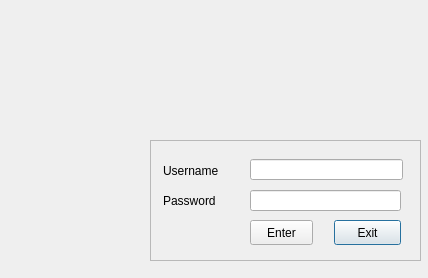
<?xml version="1.0" encoding="UTF-8"?>
<ui version="4.0">
 <class>LoginDialog</class>
 <widget class="QDialog" name="LoginDialog">
  <property name="windowModality">
   <enum>Qt::ApplicationModal</enum>
  </property>
  <property name="geometry">
   <rect>
    <x>0</x>
    <y>0</y>
    <width>428</width>
    <height>278</height>
   </rect>
  </property>
  <property name="windowTitle">
   <string>Angadi Login</string>
  </property>
  <property name="modal">
   <bool>true</bool>
  </property>
  <widget class="QFrame" name="frame">
   <property name="geometry">
    <rect>
     <x>150</x>
     <y>140</y>
     <width>271</width>
     <height>121</height>
    </rect>
   </property>
   <property name="frameShape">
    <enum>QFrame::StyledPanel</enum>
   </property>
   <property name="frameShadow">
    <enum>QFrame::Raised</enum>
   </property>
   <widget class="QLabel" name="label">
    <property name="geometry">
     <rect>
      <x>13</x>
      <y>21</y>
      <width>71</width>
      <height>20</height>
     </rect>
    </property>
    <property name="text">
     <string>Username</string>
    </property>
   </widget>
   <widget class="QLineEdit" name="lineEditUsername">
    <property name="geometry">
     <rect>
      <x>100</x>
      <y>19</y>
      <width>153</width>
      <height>21</height>
     </rect>
    </property>
   </widget>
   <widget class="QLineEdit" name="lineEditPassword">
    <property name="geometry">
     <rect>
      <x>100</x>
      <y>50</y>
      <width>151</width>
      <height>21</height>
     </rect>
    </property>
    <property name="echoMode">
     <enum>QLineEdit::Password</enum>
    </property>
   </widget>
   <widget class="QLabel" name="label_2">
    <property name="geometry">
     <rect>
      <x>13</x>
      <y>51</y>
      <width>71</width>
      <height>20</height>
     </rect>
    </property>
    <property name="text">
     <string>Password</string>
    </property>
   </widget>
   <widget class="QPushButton" name="pushButtonEnter">
    <property name="geometry">
     <rect>
      <x>100</x>
      <y>80</y>
      <width>63</width>
      <height>25</height>
     </rect>
    </property>
    <property name="text">
     <string>Enter</string>
    </property>
   </widget>
   <widget class="QPushButton" name="pushButtonExit">
    <property name="geometry">
     <rect>
      <x>184</x>
      <y>80</y>
      <width>67</width>
      <height>25</height>
     </rect>
    </property>
    <property name="text">
     <string>Exit</string>
    </property>
    <property name="default">
     <bool>true</bool>
    </property>
   </widget>
  </widget>
 </widget>
 <layoutdefault spacing="6" margin="11"/>
 <resources/>
 <connections/>
</ui>
